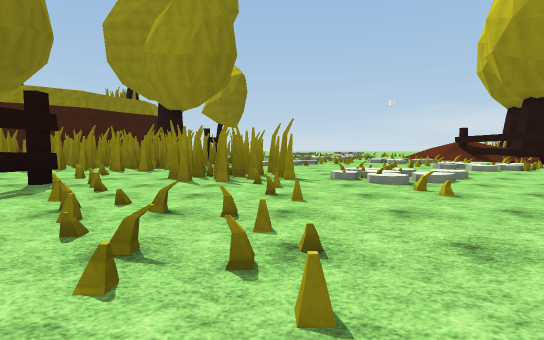
View 1 (above)

24 first-person views from a walk through a 3-D level made in the Unity game engine. The camera is 1.4 m above the floor, tilts 4° down and sees 80° across. The floor is counted in squares, 2 m on a side. Each view is taken from the middle of a square. On the plan, view 1 faces up. The plan holds only what a view shows up to about 10 squares ahead; the rest is blank. The place goes on beyond the plan. The player is left out. Surface patterns are stand-ins for the level's own textures.

View 2
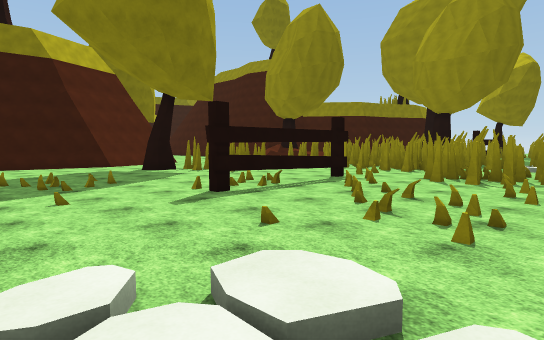

View 3
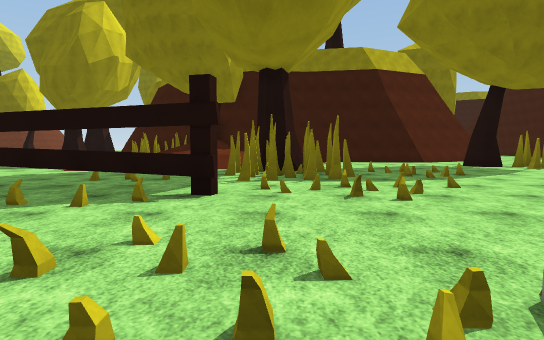

View 4
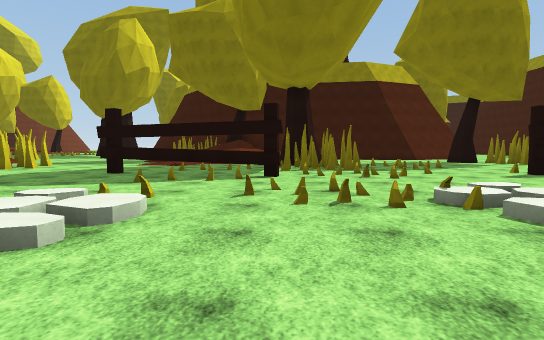

View 5
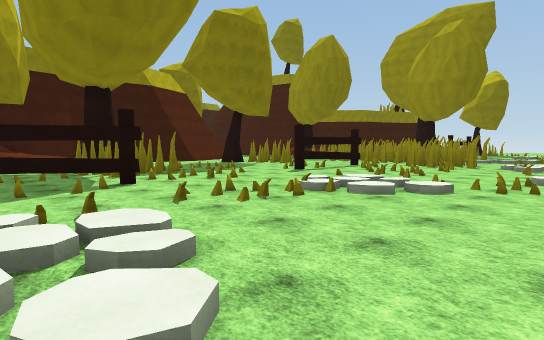

View 6
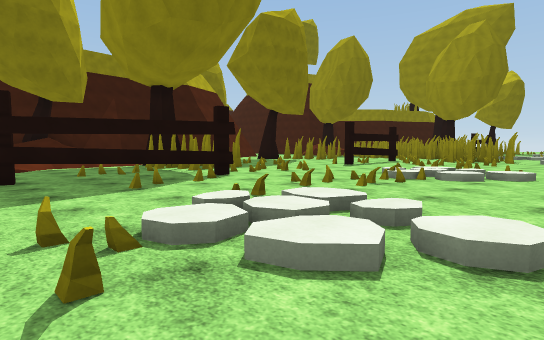

View 7
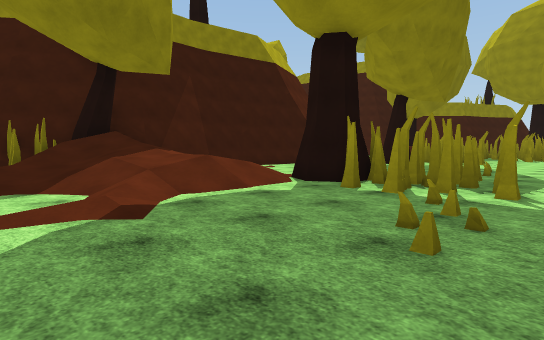

View 8
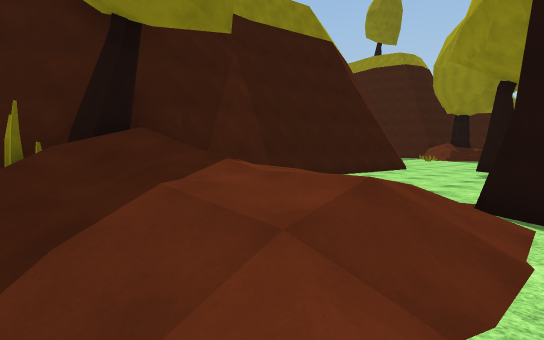

View 9
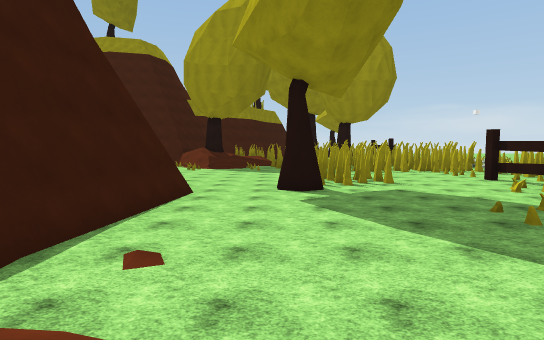

View 10
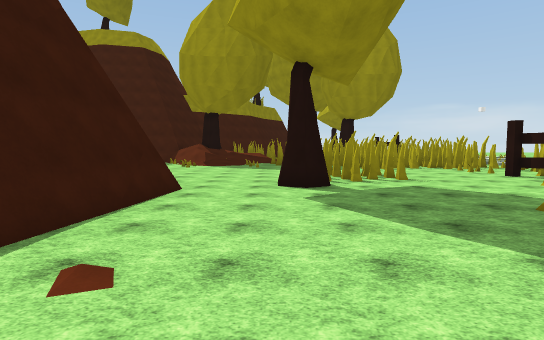

View 11
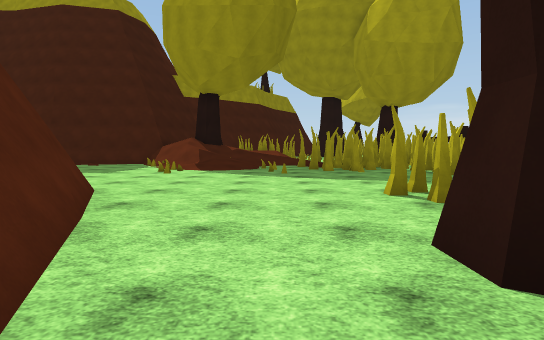

View 12
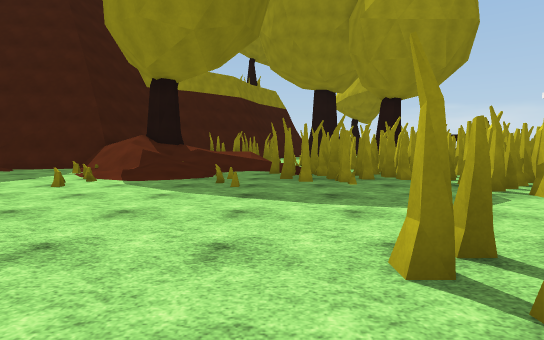

View 13
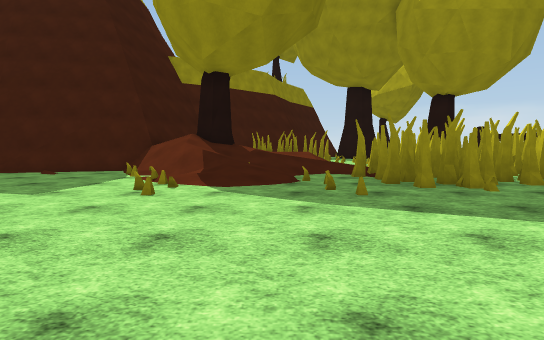

View 14
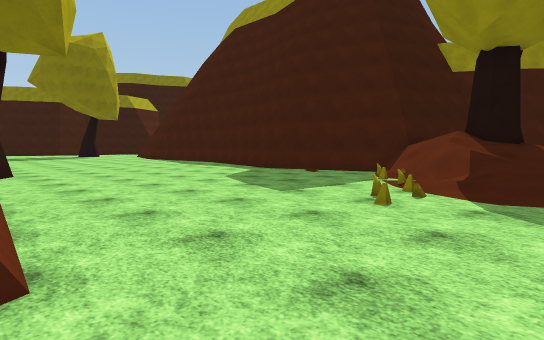

View 15
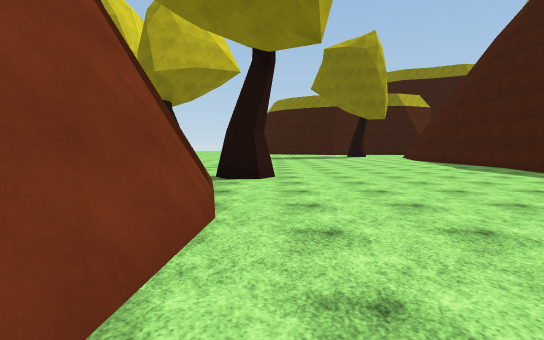

View 16
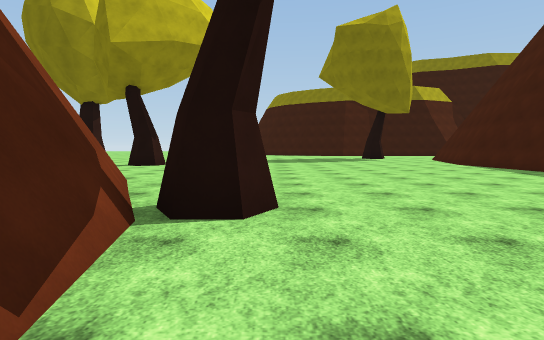

View 17
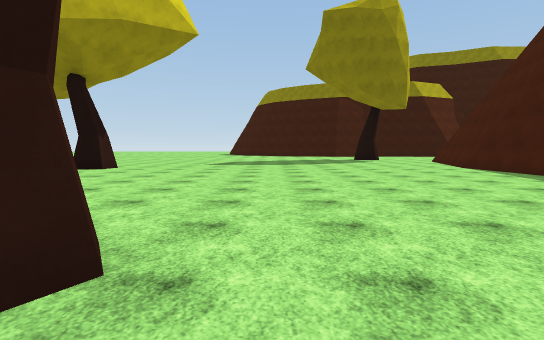

View 18
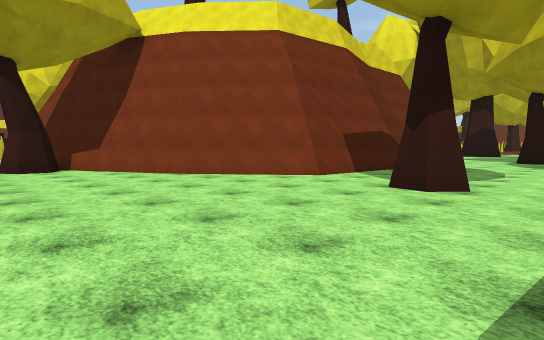

View 19
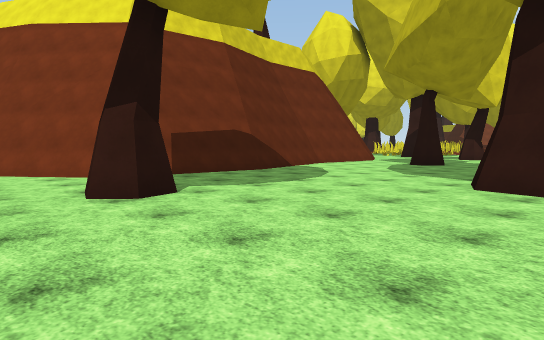

View 20
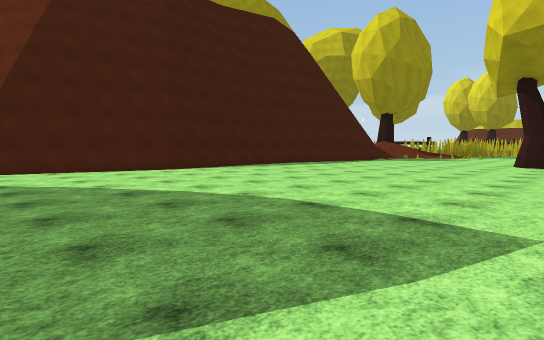

View 21
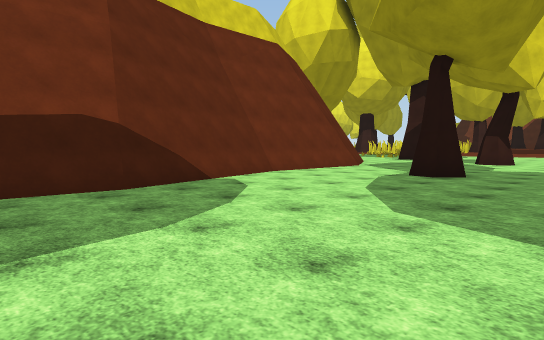

View 22
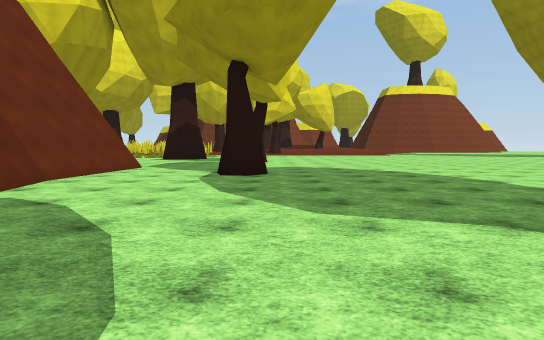

View 23
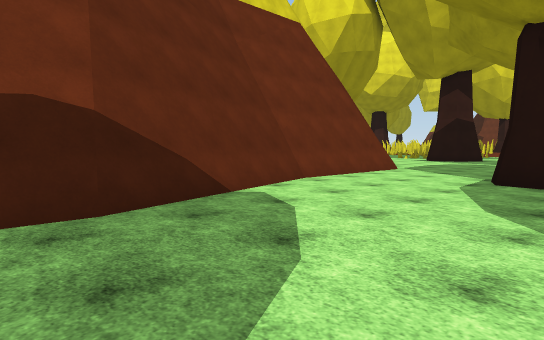

View 24
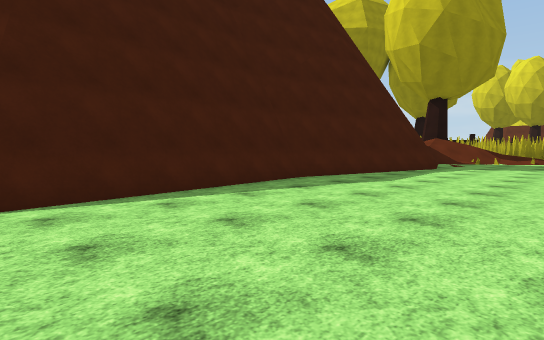

### Floor plan
Key: @ floor where view 1 was taken; # wall or solid block; x gap in a wall; . floor; / step, stairs or slope; = window, fence, low wall or low ledge; T tree; H thing the floor can be seen under or through; O other object.
Columns run from 38 left of view 1 to 4 right of it. Each row starts with its distance up from view 1.
 17  ####              ## T
 16  ..#################//T///  #
 15  .............####../////// #
 14  ...................=////./##
 13  .....................////.##
 12  .....................#/.//####
 11 ....................../..=....##
 10 ..............................#####  # ..
  9 ....................................OOO..=
  8 ..............T............... ..=..OOO./=/
  7 ..............TT#######....OO   ....OOO.///
  6 ..............###     #.....OO ...#...../..
  5 ............###       ##...OOOO...==..=..=.
  4 ..........###          #..TT.....#H.==.....
  3 .....T...##            ##.......=#H.......
  2 ........##             ##........##..==../
  1 ........#              #.......=........./
  0 ........#              #..............@..#
 -1  T......#              #......==......// .
 -2 TT......#              #.......O.....///...
 -3  .......#              #/.../TOOO==.../....
 -4 ........##             #  //TTTOO.=..==....
 -5 .........#             # // /.OO..x..=.....
 -6 .........#            ## ////...=.==.......
 -7 .........#            #T/////...=.H=..=///.
 -8 .....T...#            ##//////....H...///./
 -9 ....TT...#            #OO///./........./..
-10 ..... ...#             OO   ./........==..

Positions as (right, up) in squares from view 1, and headings:
1: (0, 0), facing up
2: (1, -2), facing up-left
3: (1, -4), facing left
4: (4, -5), facing left
5: (4, -8), facing up-left
6: (3, -10), facing up-left
7: (-5, -10), facing up-left
8: (-9, -9), facing up-left
9: (-12, -5), facing up
10: (-12, -4), facing up
11: (-13, 2), facing up
12: (-12, 5), facing up
13: (-14, 6), facing up
14: (-14, 7), facing up-left
15: (-16, 8), facing left
16: (-20, 8), facing left
17: (-22, 9), facing left
18: (-35, 9), facing down-right
19: (-38, 5), facing down-right
20: (-38, 6), facing up-right
21: (-36, 0), facing down-right
22: (-34, 0), facing down
23: (-34, -1), facing down-right
24: (-33, 11), facing up-right
